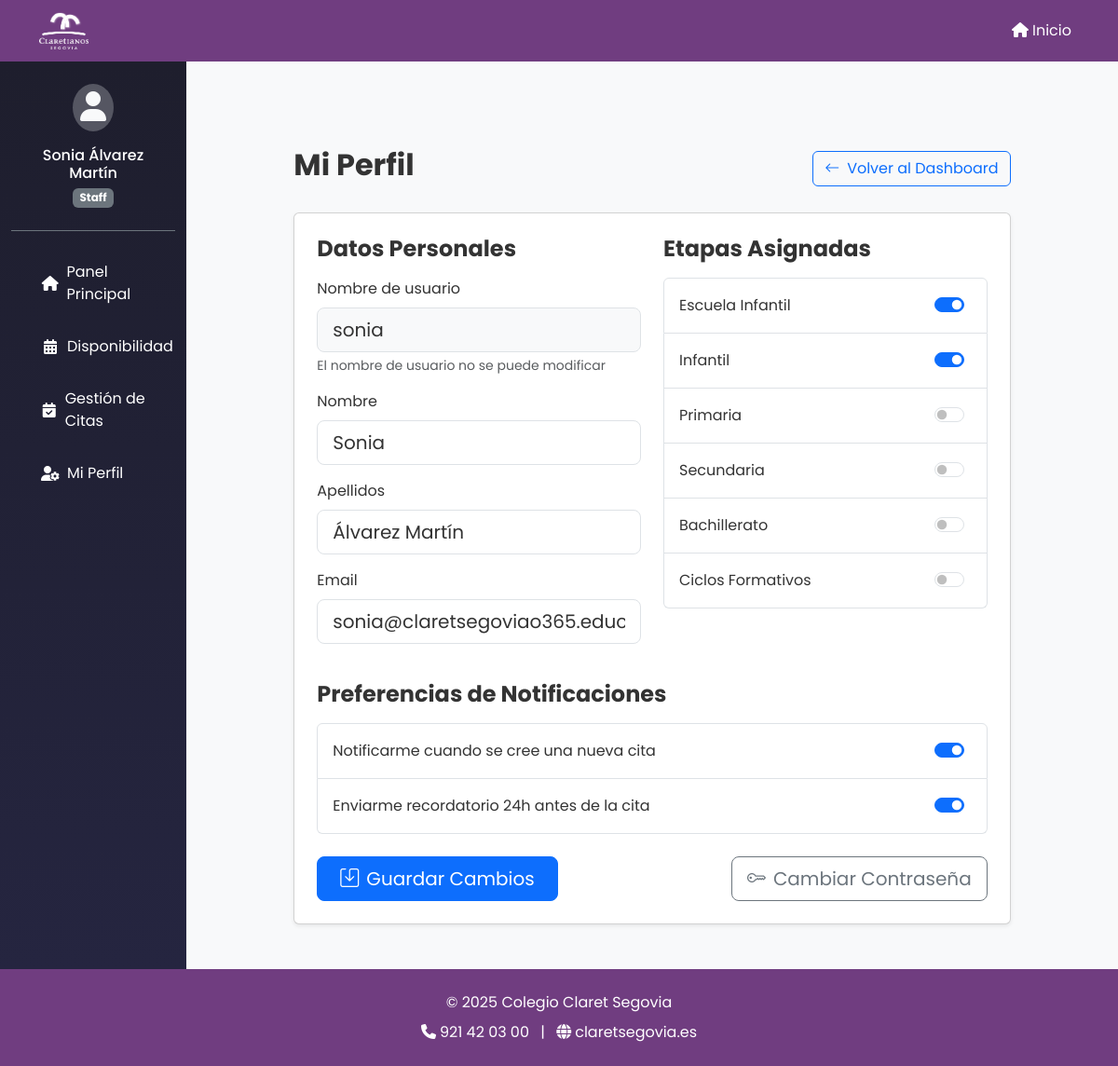
Page /staff/profile/ (signed in) on the committed database.
### visits/models.py (models this page shows, shortened)
class SchoolStage(models.Model):
    name = models.CharField(max_length=100)
    description = models.TextField()

class StaffProfile(models.Model):
    user = models.OneToOneField(User, on_delete=models.CASCADE)
    allowed_stages = models.ManyToManyField(SchoolStage)
    notify_new_appointment = models.BooleanField(default=True)
    notify_reminder = models.BooleanField(default=True)

### visits/views.py (the view, shortened to what this page needs)
# urls.py: path('staff/profile/', StaffProfileView.as_view(), name='staff_profile'),
class StaffProfileView(LoginRequiredMixin, View):
    template_name = 'visits/staff_profile.html'
    def get(self, request):
        if not hasattr(request.user, 'staffprofile'):
            messages.error(request, 'No tienes un perfil de staff configurado.')
            return redirect('dashboard')
        return render(request, self.template_name, {
            'profile': request.user.staffprofile,
            'all_stages': SchoolStage.objects.all()
        })

### visits/templates/visits/staff_profile.html (shortened to what this page needs)
{% extends "admin_base.html" %}
{% block admin_content %}
<div class="container py-5">
    <div class="row justify-content-center">
        <div class="col-md-10">
            <div class="d-flex justify-content-between align-items-center mb-4">
                <h2 class="fw-bold">Mi Perfil</h2>
                <a href="{% url 'dashboard' %}" class="btn btn-outline-primary">
                    <i class="bi bi-arrow-left me-2"></i>Volver al Dashboard
                </a>
            </div>
            <div class="card shadow-sm">
                <div class="card-body p-4">
                    <form method="post">
                        <div class="row g-4 mb-4">
                            <div class="col-md-6">
                                <h4 class="fw-bold mb-3">Datos Personales</h4>
                                <div class="mb-3">
                                    <label for="username" class="form-label">Nombre de usuario</label>
                                    <input type="text" class="form-control form-control-lg bg-light" id="username"
                                           value="{{ request.user.username }}" readonly>
                                    <div class="form-text">El nombre de usuario no se puede modificar</div>
                                </div>
                                <div class="mb-3">
                                    <label for="first_name" class="form-label">Nombre</label>
                                    <input type="text" class="form-control form-control-lg" id="first_name" name="first_name"
                                           value="{{ request.user.first_name }}" required>
                                </div>
                                <div class="mb-3">
                                    <label for="last_name" class="form-label">Apellidos</label>
                                    <input type="text" class="form-control form-control-lg" id="last_name" name="last_name"
                                           value="{{ request.user.last_name }}" required>
                                </div>
                                <div class="mb-3">
                                    <label for="email" class="form-label">Email</label>
                                    <input type="email" class="form-control form-control-lg" id="email" name="email"
                                           value="{{ request.user.email }}" required>
                                </div>
                            </div>
                            <div class="col-md-6">
                                <h4 class="fw-bold mb-3">Etapas Asignadas</h4>
                                <div class="list-group">
                                    {% for stage in all_stages %}
                                    <label class="list-group-item d-flex justify-content-between align-items-center py-3">
                                        <span>{{ stage.name }}</span>
                                        <div class="form-check form-switch">
                                            <input class="form-check-input" type="checkbox" role="switch"
                                                   name="allowed_stages" value="{{ stage.id }}"
                                                   {% if stage in profile.allowed_stages.all %}checked{% endif %}>
                                        </div>
                                    </label>
                                    {% endfor %}
                                </div>
                            </div>
                        </div>
                        <h4 class="fw-bold mb-3">Preferencias de Notificaciones</h4>
                        <div class="list-group mb-4">
                            <label class="list-group-item d-flex justify-content-between align-items-center py-3">
                                <span>Notificarme cuando se cree una nueva cita</span>
                                <div class="form-check form-switch">
                                    <input class="form-check-input" type="checkbox" role="switch"
                                           name="notify_new_appointment" id="notify_new_appointment"
                                           {% if profile.notify_new_appointment %}checked{% endif %}>
                                </div>
                            </label>
                            <label class="list-group-item d-flex justify-content-between align-items-center py-3">
                                <span>Enviarme recordatorio 24h antes de la cita</span>
                                <div class="form-check form-switch">
                                    <input class="form-check-input" type="checkbox" role="switch"
                                           name="notify_reminder" id="notify_reminder"
                                           {% if profile.notify_reminder %}checked{% endif %}>
                                </div>
                            </label>
                        </div>
                        <div class="d-flex justify-content-between align-items-center">
                            <button type="submit" class="btn btn-primary btn-lg px-4">
                                <i class="bi bi-save me-2"></i>Guardar Cambios
                            </button>
                            <a href="{% url 'staff_password_change' %}" class="btn btn-outline-secondary btn-lg">
                                <i class="bi bi-key me-2"></i>Cambiar Contraseña
                            </a>
                        </div>
                    </form>
                </div>
            </div>
        </div>
    </div>
</div>
{% block extra_css %}
<link rel="stylesheet" href="https://cdn.jsdelivr.net/npm/bootstrap-icons@1.11.3/font/bootstrap-icons.min.css">
{% endblock %}
{% endblock %}

### visits/templates/admin_base.html (shortened to what this page needs)
{% extends "base.html" %}
{% block content %}
<div class="container-fluid">
    <div class="row">
        <nav id="sidebar" class="col-md-3 col-lg-2 d-md-block sidebar collapse shadow-sm" style="background: linear-gradient(180deg, #1E1E2D, #252540); color: white;">
            <div class="position-sticky">
                <div class="px-4 py-4 text-center border-bottom border-secondary">
                    <div class="d-flex align-items-center justify-content-center">
                        <div class="rounded-circle bg-light bg-opacity-25 p-2">
                            <i class="fas fa-user fa-2x text-light"></i>
                        </div>
                    </div>
                    <h6 class="mt-3 mb-1">{{ user.get_full_name }}</h6>
                    <span class="badge bg-secondary">Staff</span>
                </div>
                <ul class="nav flex-column px-3 mt-3">
                    <li class="nav-item">
                        <a class="nav-link py-3 d-flex align-items-center " href="{% url 'dashboard' %}" style="color: white; border-radius: 8px; transition: all 0.3s;">
                            <i class="fas fa-home fa-fw me-2"></i> Panel Principal
                        </a>
                    </li>
                    <li class="nav-item">
                        <a class="nav-link py-3 d-flex align-items-center " href="{% url 'staff_availability' %}" style="color: white; border-radius: 8px; transition: all 0.3s;">
                            <i class="fas fa-calendar-alt fa-fw me-2"></i> Disponibilidad
                        </a>
                    </li>
                    <li class="nav-item">
                        <a class="nav-link py-3 d-flex align-items-center " href="{% url 'appointments_crud' %}" style="color: white; border-radius: 8px; transition: all 0.3s;">
                            <i class="fas fa-calendar-check fa-fw me-2"></i> Gestión de Citas
                        </a>
                    </li>
                    <li class="nav-item">
                        <a class="nav-link py-3 d-flex align-items-center {% if request.resolver_match.url_name == 'staff_profile' %}active{% endif %}" href="{% url 'staff_profile' %}" style="color: white; border-radius: 8px; transition: all 0.3s;">
                            <i class="fas fa-user-cog fa-fw me-2"></i> Mi Perfil
                        </a>
                    </li>
                </ul>
            </div>
        </nav>
        <main class="col-md-9 ms-sm-auto col-lg-10 px-md-4 bg-light">
            <div class="d-flex justify-content-between flex-wrap flex-md-nowrap align-items-center pt-4 pb-3">
            </div>
            {% block admin_content %}{% endblock %}
        </main>
    </div>
</div>
{% endblock %}

### visits/templates/base.html (style rules this page uses)
:root { --claret-purple: #703D80; --claret-purple-dark: #5A3166; --claret-yellow: #F3BF4D; --bs-primary: var(--claret-purple); --bs-primary-rgb: 112, 61, 128; --bs-body-font-family: 'Poppins', sans-serif; --bs-body-color: #333; --bs-link-color: var(--claret-purple); --bs-link-hover-color: var(--claret-purple-dark); --bs-light: #f4f7fc; }
body { background-color: var(--bs-light); display: flex; flex-direction: column; min-height: 100vh; }
main { flex-grow: 1; }

### rows in the picture
SchoolStage: name "Escuela Infantil", allowed_stages "☑"
SchoolStage: name "Infantil", allowed_stages "☑"
SchoolStage: name "Primaria"
SchoolStage: name "Secundaria"
SchoolStage: name "Bachillerato"
SchoolStage: name "Ciclos Formativos"
StaffProfile: notify_new_appointment "☑", notify_reminder "☑"

### other values in the picture
{{ user.get_full_name }} "Sonia Álvarez Martín"
